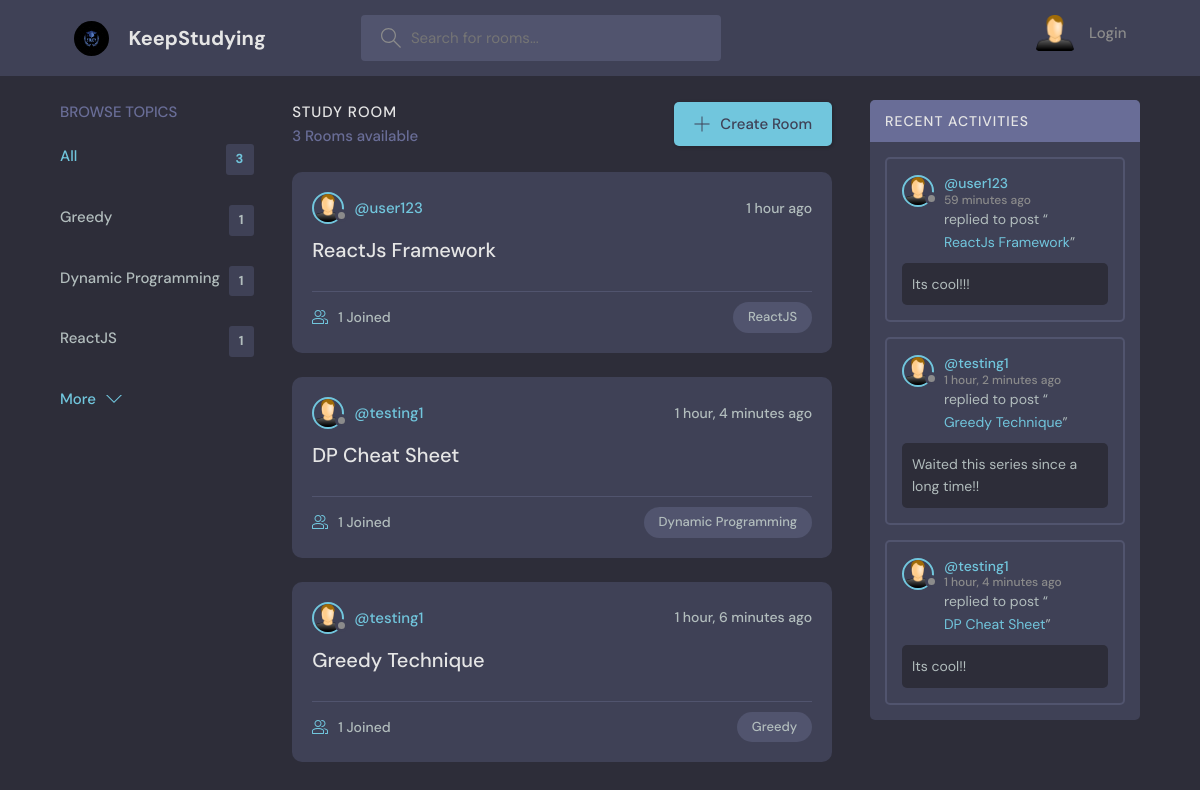
The page / on the database its author committed.
### app/models.py (models this page shows, shortened)
class Topic(models.Model):
    name = models.CharField(max_length=200)

class Room(models.Model):
    host = models.ForeignKey(User, on_delete=models.SET_NULL, null=True)
    topic = models.ForeignKey(Topic, on_delete=models.SET_NULL, null=True)
    name = models.CharField(max_length=200)
    description = models.TextField(null=True, blank=True)
    participants = models.ManyToManyField(User, related_name='participants', blank=True)
    updated = models.DateTimeField(auto_now=True)
    created = models.DateTimeField(auto_now_add=True)
    class Meta:
        ordering = ['-updated', '-created']
    def __str__(self):
        return str(self.name)

class Message(models.Model):
    user = models.ForeignKey(User, on_delete=models.CASCADE)
    room = models.ForeignKey(Room, on_delete=models.CASCADE)
    body = models.TextField()
    updated = models.DateTimeField(auto_now=True)
    created = models.DateTimeField(auto_now_add=True)
    class Meta:
        ordering = ['-updated', '-created']

### app/views.py (the view)
# urls.py: path('', views.home, name='home'),
def home(request):
    q = request.GET.get('q') if request.GET.get('q') != None else ''
    rooms = Room.objects.filter(Q(topic__name__icontains = q) |
                                Q(name__icontains=q)|
                                Q(description__icontains = q))
    topics = Topic.objects.all()[0:4]
    room_message = Message.objects.filter(room__topic__name__icontains = q)
    room_count = rooms.count()
    context = {'rooms': rooms, 'topics': topics,'room_message': room_message, 'room_count': room_count}
    return render(request, 'app/home.html', context)

### app/templates/app/home.html (shortened to what this page needs)
{% extends 'main.html' %} {% block content %}
<main class="layout layout--3">
  <div class="container">
    {% include 'app/topics_component.html' %}
    <div class="roomList">
      <div class="roomList__header">
        <div>
          <h2>Study Room</h2>
          <p>{{room_count}} Rooms available</p>
        </div>
        <a class="btn btn--main" href="{% url 'create-room' %}">
          <svg
            version="1.1"
            xmlns="http://www.w3.org/2000/svg"
            width="32"
            height="32"
            viewBox="0 0 32 32"
          >
            <title>add</title>
            <path
              d="M16.943 0.943h-1.885v14.115h-14.115v1.885h14.115v14.115h1.885v-14.115h14.115v-1.885h-14.115v-14.115z"
            ></path>
          </svg>
          Create Room
        </a>
      </div>
      {% include 'app/centre_component.html' %}
    </div>
    {% include 'app/activity_component.html' %}
  </div>
</main>
{% endblock content %}

### app/templates/app/topics_component.html
<div class="topics">
    <div class="topics__header">
      <h2>Browse Topics</h2>
    </div>
    <ul class="topics__list">
      <li>
        <a href="{% url 'home' %}" class="active">All <span>{{topics.count}}</span></a>
      </li>
      {% for i in topics %}
      <li>
        <a href="{% url 'home' %}?q={{i.name}}">{{i.name}} <span>{{i.room_set.all.count}}</span></a>
      </li>
      {% endfor %}
    </ul>
    <a class="btn btn--link" href="{% url 'topicsPage' %}">
      More
      <svg
        version="1.1"
        xmlns="http://www.w3.org/2000/svg"
        width="32"
        height="32"
        viewBox="0 0 32 32"
      >
        <title>chevron-down</title>
        <path d="M16 21l-13-13h-3l16 16 16-16h-3l-13 13z"></path>
      </svg>
    </a>
  </div>

### app/templates/app/centre_component.html (shortened to what this page needs)
{% load static %}
{% for room in rooms %}
<div class="roomListRoom">
    <div class="roomListRoom__header">
        <a href="{% url 'profile' room.host.id %}" class="roomListRoom__author">
            <div class="avatar avatar--small">
                <img src="{% static 'images/Pic.png' %}" />
            </div>
            <span>@{{room.host.username}}</span>
        </a>
        <div class="roomListRoom__actions">
            <span>{{room.created|timesince}} ago</span>
        </div>
    </div>
    <div class="roomListRoom__content">
        <a href="{% url 'room' room.id %}">{{ room.name }}</a>
    </div>
    <div class="roomListRoom__meta">
        <a href="{% url 'room' room.id %}" class="roomListRoom__joined">
            {{room.participants.all.count}} Joined
        </a>
        <p class="roomListRoom__topic">{{room.topic.name}}</p>
    </div>
</div>
{% endfor %}

### app/templates/app/activity_component.html (shortened to what this page needs)
{% load static %}
<div class="activities">
    <div class="activities__header">
      <h2>Recent Activities</h2>
    </div>
    {% for message in room_message %}
    <div class="activities__box">
      <div class="activities__boxHeader roomListRoom__header">
        <a href="{% url 'profile' message.user.id %}" class="roomListRoom__author">
          <div class="avatar avatar--small">
            <img src="{% static 'images/Pic.png' %}" />
          </div>
          <p>
            @{{message.user}}
            <span>{{message.created|timesince}} ago</span>
          </p>
        </a>
      </div>
      <div class="activities__boxContent">
        <p>
          replied to post “<a href="{% url 'room' message.room.id %}">{{message.room}}</a
          >”
        </p>
        <div class="activities__boxRoomContent">
          {{message.body}}
        </div>
      </div>
    </div>
    {% endfor %}
  </div>

### rows shown on the page
Topic: name "Greedy", room_set.all.count "1"
Topic: name "Dynamic Programming", room_set.all.count "1"
Topic: name "ReactJS", room_set.all.count "1"
Room: host.username "user123", created "1 hour", name "ReactJs Framework", participants.all.count "1", topic.name "ReactJS"
Room: host.username "testing1", created "1 hour, 4 minutes", name "DP Cheat Sheet", participants.all.count "1", topic.name "Dynamic Programming"
Room: host.username "testing1", created "1 hour, 6 minutes", name "Greedy Technique", participants.all.count "1", topic.name "Greedy"
Message: user "user123", created "59 minutes", room "ReactJs Framework", body "Its cool!!!"
Message: user "testing1", created "1 hour, 2 minutes", room "Greedy Technique", body "Waited this series since a long time!!"
Message: user "testing1", created "1 hour, 4 minutes", room "DP Cheat Sheet", body "Its cool!!"

### other values the page prints
{{ topics.count }} "3"
{{ room_count }} "3"
